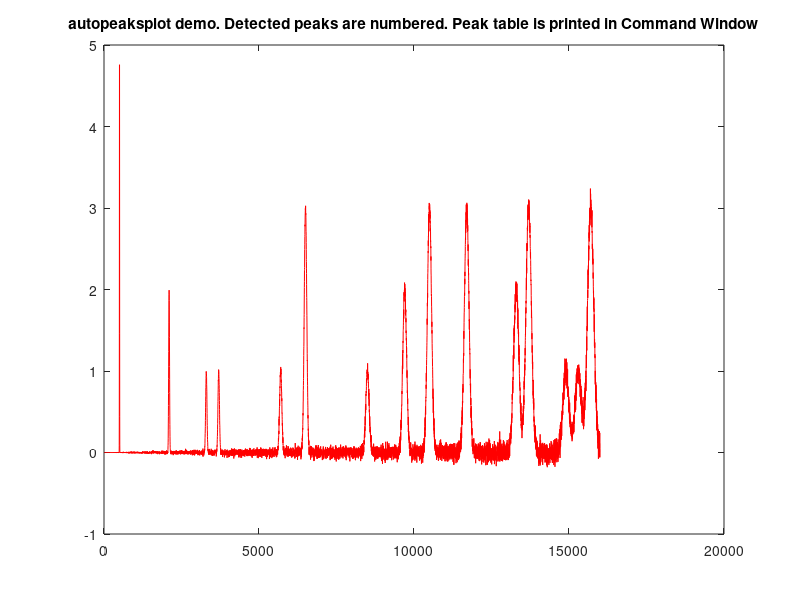

Reproduce this figure in MATLAB. (Note: this script raises an error after producing the figure.)
% Demoautopeaksplot 
% A simple self-contained demonstration of the segmented peak finding
% function findpeaksSb function applied to noisy synthetic data set
% consisting of a random number of variable-width Gaussian peaks whose
% widths increase by a factor of 25-fold and that are superimposed in a
% curved baseline with random white noise that increases gradually; four
% segments are used, changing the peak detection and curve fitting values
% so that all the peaks are measured accurately. Each time you run this, a
% different set of peaks is generated. Calls the findpeaksSb and halfwidth.m
% functions, which must be in the Matlab path. See
% http://terpconnect.umd.edu/~toh/spectrum/Smoothing.html and
% http://terpconnect.umd.edu/~toh/spectrum/PeakFindingandMeasurement.htm
% Tom O'Haver (toh@umd.edu). Version 1 November 2016
% You can change the signal characteristics in lines 20-24
format short g
format compact
clear PercentError Measuredpeaks
increment=2;

% Initial values of variable parameters
SlopeThreshold=[0.001 .0002 .0001 .00005]; % 
AmpThreshold=[.00001 .001 .01 .1];
SmoothWidth=[5 30 70 80];  % SmoothWidth should be roughly equal the peak width (in points)
FitWidth=[10 12 15 40]; % FitWidth should be roughly equal to the peak widths (in points)
% Autozero sets the baseline correction mode in the last argument: autozero=0
% (default) does not subtract baseline from data segment;. autozero=1
% interpolates a linear baseline from the edges of the data segment and
% subtracts it from the signal (assumes that the peak returns to the
% baseline at the edges of the signal); autozero=2,  like mode 1 except
% that it computes a quadratic curved baseline; autozero=3 compensates for
% a flat baseline without reference to the signal itself (does not require
% that the signal return to the baseline at the edges of the signal, as
% does modes 1 and 2).
extra=0;
NumTrials=1;
autozero=3; 
x=1:increment:16000;

% For each simulated peak, compute the amplitude, position, and width
pos=500:400:16000;   % Positions of the peaks (Change if desired)
amp=round(2.*randn(1,length(pos))); % Amplitudes of the peaks  (Change if desired)
wid=30.*ones(size(pos)).*(pos/2000); % Increasing widths of the peaks (Change if desired)
Noise=.01; % Amount of random noise added to the signal. (Change if desired) 

% A = matrix containing one of the unit-amplidude peak in each of its rows
A = zeros(length(pos),length(x));
ActualPeaks=[0 0 0 0 0 0];
p=1;
for k=1:length(pos)
  if amp(k)>.01,  % Keep only those peaks above a certain amplitude
      % Create a series of peaks of different x-positions
      A(k,:)=exp(-((x-pos(k))./(0.6005615.*wid(k))).^2); % Gaussian peaks
      % A(k,:)=ones(size(x))./(1+((x-pos(k))./(0.5.*wid(k))).^2);  % Lorentzian peaks
      % Assembles actual parameters into ActualPeaks matrix: each row = 1
      % peak; columns are Peak #, Position, Height, Width, Area
      ActualPeaks(p,:) = [p pos(k) amp(k) wid(k) 1.0646.*amp(k)*wid(k) 0]; 
      p=p+1;
  end; 
end 
z=amp*A;  % Multiplies each row by the corresponding amplitude and adds them up
y=z+Noise.*randn(size(z));  % Adds constant random noise
y=z+x/2000.*Noise.*randn(size(z));  % Adds constant random noise
% y=z+Noise.*sqrtnoise(z);  % Adds signal-dependent random noise
% demodata=[x' y']; % Assembles x and y vectors into data matrix

figure(1);plot(x,y,'r')  % Graph the signal in red
title('autopeaksplot demo. Detected peaks are numbered. Peak table is printed in Command Window')
% ActualPeaks

% Label the x-axis with the parameter values

% Find and measure the peaks
tic;
Measuredpeaks=autopeaks(x,y,SlopeThreshold,AmpThreshold,SmoothWidth,FitWidth,3);
ElapsedTime=toc;
PeaksPerSecond=length(Measuredpeaks)/ElapsedTime;
% Measure the halfwidth of each peak
NumPeaks=max(Measuredpeaks(:,1));
for n=1:NumPeaks;
    Measuredpeaks(n,4)=halfwidth(x,y,Measuredpeaks(n,2));
end

% Display results
disp('-------------------autopeaksplot.m demo--------------------')
disp(['SlopeThreshold = ' num2str(SlopeThreshold) ] )
disp(['AmpThreshold = ' num2str(AmpThreshold) ] )
disp(['SmoothWidth = ' num2str(SmoothWidth) ] )
disp(['FitWidth = ' num2str(FitWidth) ] )
disp(['Speed = ' num2str(round(PeaksPerSecond)) ' Peaks Per Second' ] )
% disp('         Peak #     Position      Height      Width       Area      % Fitting error   R2')
% MeasuredPeaks=Measuredpeaks(:,1:7)  % Display table of peaks
% calculate top of peaks including background for peak number labeling
clear peaky
SizeMeasuredpeaks=size(Measuredpeaks);NumPeaksFound=SizeMeasuredpeaks(1);
for peak=1:NumPeaksFound,peaky(peak)=y(val2ind(x,Measuredpeaks(peak,2)));end
% Number the peaks found on the graph
figure(1);text(Measuredpeaks(:, 2),peaky',num2str(Measuredpeaks(:,1)))
% xlabel(['SlopeThresh.=[' num2str(SlopeThreshold) ']    AmpThresh.=[' num2str(AmpThreshold) ']    SmoothWidth=[' num2str(SmoothWidth) ']    FitWidth=[' num2str(FitWidth) '] ' ])
for peak=1:NumPeaksFound,
    for param=1:6
        TrueValue=ActualPeaks(val2ind(ActualPeaks(:,param),Measuredpeaks(peak,param)),param);
        Error=100*(TrueValue-Measuredpeaks(peak,param))./TrueValue;
        PercentError(peak,param)=Error(1);
    end
end
%disp('Relative Percent Errors')
% disp('     Position       Height        Width        Area')
% disp(PercentError(:,2:5))
 disp('Average Relative Percent Errors')
  disp('     Position       Height        Width        Area')
 disp(sqrt(mean(PercentError(:,2:5).^2)))
% figure(2);ipf(x,y);
